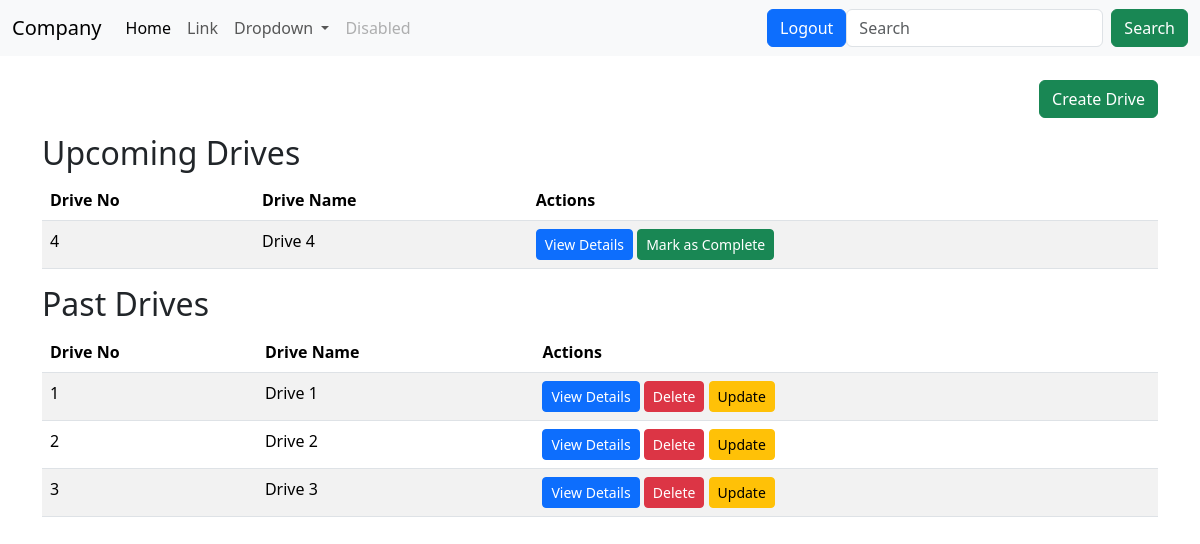
The page /company/company/company_dashboard on the database its author committed.
### application/models.py (models this page shows)
class Placement(db.Model):
    __tablename__ = "placement"
    drive_id = db.Column(db.Integer(),primary_key=True,autoincrement=True)
    company_id = db.Column(db.Integer(),db.ForeignKey("company.company_id"),nullable=False)
    name=db.Column(db.String(50))
    title=db.Column(db.String(50))
    description=db.Column(db.Text())
    eligibility=db.Column(db.String(200))
    deadline=db.Column(db.Date())
    status=db.Column(db.String(30),default="open") #open/closed
    company = db.relationship("Company",backref="placement")

### application/company.py (the view)
@api.route("/company/company_dashboard",methods=["GET"])
def company_dashboard():
    upcoming_drives = Placement.query.filter_by(status="open").all()
    past_drives = Placement.query.filter_by(status="closed").all()
    return render_template("company/dashboard.html",upcoming_drives=upcoming_drives,past_drives=past_drives)

### templates/company/dashboard.html
{% extends "company/layout.html" %}
{% block body %}
<div class="d-flex justify-content-end mb-3">
    <a href="{{ url_for('company_api.create_drive') }}" class="btn btn-success">
        Create Drive
    </a>
</div>
<h2>Upcoming Drives</h2>
<table class="table table-striped">
    <thead>
        <tr>
            <th>Drive No</th>
            <th>Drive Name</th>
            <th>Actions</th>
        </tr>
    </thead>
    <tbody>
        {% for dri in upcoming_drives %}
        <tr>
            <td>{{ dri.drive_id }}</td>
            <td>{{ dri.name }}</td>
            <td>
                <a href="{{ url_for('company_api.stu_apply', drive_id=dri.drive_id) }}"
                   class="btn btn-primary btn-sm">
                    View Details
                </a>
                <form method="POST" action="{{ url_for('company_api.mark_complete', drive_id=dri.drive_id) }}" style="display:inline;">
                    <button type="submit" class="btn btn-success btn-sm">
                        Mark as Complete
                    </button>
                </form>
            </td>
        </tr>
        {% else %}
        <tr>
            <td colspan="3" class="text-center">
                No placement drives created yet.
            </td>
        </tr>
        {% endfor %}
    </tbody>
</table>
<h2>Past Drives</h2>
<table class="table table-striped">
    <thead>
        <tr>
            <th>Drive No</th>
            <th>Drive Name</th>
            <th>Actions</th>
        </tr>
    </thead>
    <tbody>
        {% for dri in past_drives %}
        <tr>
            <td>{{ dri.drive_id }}</td>
            <td>{{ dri.name }}</td>
            <td>
                <a href="{{ url_for('company_api.stu_apply', drive_id=dri.drive_id) }}"
                   class="btn btn-primary btn-sm">
                    View Details
                </a>
                <a href="#"
                   class="btn btn-danger btn-sm">
                    Delete
                </a>
                <a href="#"
                   class="btn btn-warning btn-sm">
                    Update
                </a>
            </td>
        </tr>
        {% else %}
        <tr>
            <td colspan="3" class="text-center">
                No placement drives marked complete yet.
            </td>
        </tr>
        {% endfor %}
    </tbody>
</table>
{% endblock %}

### rows shown on the page
Placement: drive_id "4", name "Drive 4"
Placement: drive_id "1", name "Drive 1"
Placement: drive_id "2", name "Drive 2"
Placement: drive_id "3", name "Drive 3"
